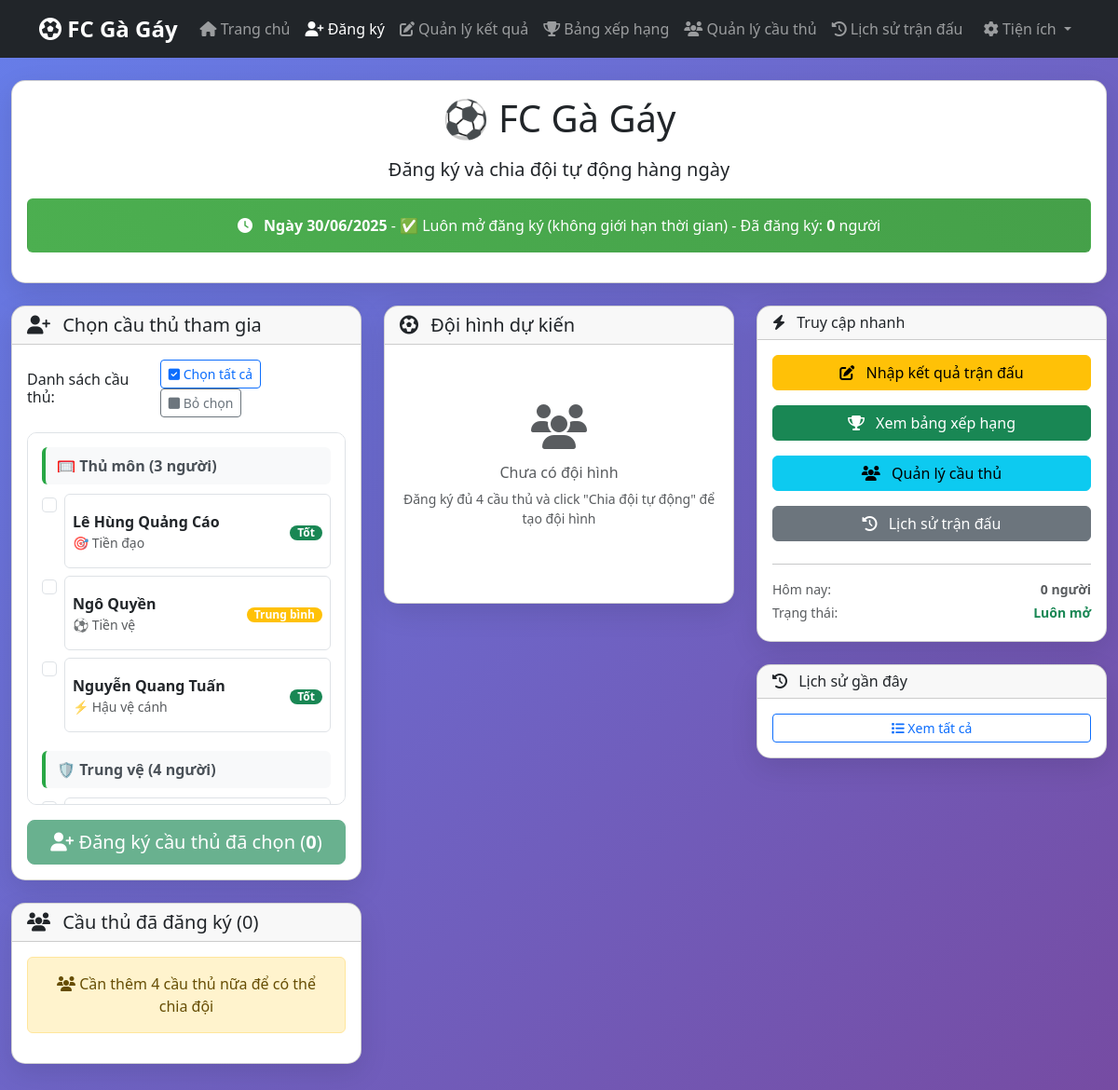
/register.php, run on the app's committed database.
### tables this page shows
CREATE TABLE players (
    id INT AUTO_INCREMENT PRIMARY KEY,
    name VARCHAR(100) NOT NULL,
    main_position ENUM('Thủ môn', 'Trung vệ', 'Hậu vệ cánh', 'Tiền vệ', 'Tiền đạo') NOT NULL,
    secondary_position ENUM('Thủ môn', 'Trung vệ', 'Hậu vệ cánh', 'Tiền vệ', 'Tiền đạo'),
    main_skill ENUM('Tốt', 'Trung bình', 'Yếu') NOT NULL,
    secondary_skill ENUM('Tốt', 'Trung bình', 'Yếu'),
    total_points INT DEFAULT 0,
    total_matches INT DEFAULT 0,
    total_wins INT DEFAULT 0,
    total_goals INT DEFAULT 0,
    total_assists INT DEFAULT 0,
    created_at TIMESTAMP DEFAULT CURRENT_TIMESTAMP,
    updated_at TIMESTAMP DEFAULT CURRENT_TIMESTAMP ON UPDATE CURRENT_TIMESTAMP
);

### register.php (the view, shortened to what the rows shown need)
<?php
require_once 'config.php';
$pdo = DB::getInstance();
$currentDate = getCurrentDate();
$stmt = $pdo->prepare("
    SELECT p.*, dr.registered_at
    FROM players p
    JOIN daily_registrations dr ON p.id = dr.player_id
    WHERE dr.registration_date = ?
    ORDER BY dr.registered_at ASC
");
$stmt->execute([$currentDate]);
$registeredPlayers = $stmt->fetchAll();
$stmt = $pdo->query("SELECT * FROM players ORDER BY name");
$allPlayers = $stmt->fetchAll();
?>
<!DOCTYPE html>
<html lang="vi">
<head>
    <link href="https://cdn.jsdelivr.net/npm/bootstrap@5.3.0/dist/css/bootstrap.min.css" rel="stylesheet">
    <link href="https://cdnjs.cloudflare.com/ajax/libs/font-awesome/6.4.0/css/all.min.css" rel="stylesheet">
</head>
<body class="gradient-bg">
    <div class="container-fluid py-4">
        <div class="card card-custom mb-4">
            <div class="card-body text-center">
                <h1 class="mb-3">⚽ FC Gà Gáy</h1>
            </div>
        </div>
        <div class="row">
            <div class="col-lg-4">
                <div class="card card-custom mb-4">
                    <div class="card-body">
                        <div class="players-grid">
                            <?php
                            $unregisteredPlayers = [];
                            foreach ($allPlayers as $player) {
                                $isRegistered = array_filter($registeredPlayers, function($rp) use ($player) {
                                    return $rp['id'] == $player['id'];
                                });
                                if (!$isRegistered) {
                                    $unregisteredPlayers[$player['main_position']][] = $player;
                                }
                            }
                            ?>
                            <?php foreach (['Thủ môn', 'Trung vệ', 'Hậu vệ cánh', 'Tiền vệ', 'Tiền đạo'] as $position): ?>
                                <?php if (isset($unregisteredPlayers[$position])): ?>
                                    <div class="position-group">
                                        <div class="position-title">
                                            <?= formatPosition($position) ?> (<?= count($unregisteredPlayers[$position]) ?> người)
                                        </div>
                                        <div class="row g-2">
                                            <?php foreach ($unregisteredPlayers[$position] as $player): ?>
                                                <div class="col-12">
                                                    <div class="form-check">
                                                        <input class="form-check-input player-checkbox"
                                                               type="checkbox"
                                                               value="<?= $player['id'] ?>"
                                                               id="player_<?= $player['id'] ?>">
                                                        <label class="form-check-label" for="player_<?= $player['id'] ?>">
                                                            <div class="player-select-card p-2 border rounded d-flex justify-content-between align-items-center">
                                                                <div>
                                                                    <div class="fw-bold"><?= htmlspecialchars($player['name']) ?></div>
                                                                    <div class="small text-muted">
                                                                        <?= $player['secondary_position'] ? formatPosition($player['secondary_position']) : 'Không có vị trí phụ' ?>
                                                                    </div>
                                                                </div>
                                                                <div>
                                                                    <?php $skill = formatSkill($player['main_skill']); ?>
                                                                    <span class="badge bg-<?= $skill['color'] ?> skill-badge">
                                                                        <?= $skill['text'] ?>
                                                                    </span>
                                                                </div>
                                                            </div>
                                                        </label>
                                                    </div>
                                                </div>
                                            <?php endforeach; ?>
                                        </div>
                                    </div>
                                <?php endif; ?>
                            <?php endforeach; ?>
                        </div>
                    </div>
                </div>
            </div>
        </div>
    </div>
</body>
</html>

### data on the page
players: name "Lê Hùng Quảng Cáo", secondary_position "🎯 Tiền đạo", main_skill "Tốt"
players: name "Ngô Quyền", secondary_position "⚽ Tiền vệ", main_skill "Trung bình"
players: name "Nguyễn Quang Tuấn", secondary_position "⚡ Hậu vệ cánh", main_skill "Tốt"

### other printed values
date('d/m/Y', strtotime($currentDate)) "30/06/2025"
count($registeredPlayers) "0"
formatPosition($position) "🥅 Thủ môn"
count($unregisteredPlayers[$position]) "3"
formatPosition($position) "🛡️ Trung vệ"
count($unregisteredPlayers[$position]) "4"
MIN_PLAYERS - count($registeredPlayers) "4"
MIN_PLAYERS "4"
